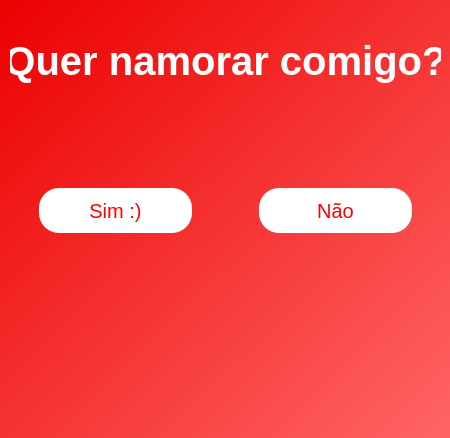
<?xml version="1.0" encoding="UTF-8"?>
<ui version="4.0">
 <class>MainWindow</class>
 <widget class="QMainWindow" name="MainWindow">
  <property name="geometry">
   <rect>
    <x>0</x>
    <y>0</y>
    <width>450</width>
    <height>438</height>
   </rect>
  </property>
  <property name="maximumSize">
   <size>
    <width>450</width>
    <height>500</height>
   </size>
  </property>
  <property name="windowTitle">
   <string>MainWindow</string>
  </property>
  <widget class="QWidget" name="centralwidget">
   <property name="autoFillBackground">
    <bool>false</bool>
   </property>
   <property name="styleSheet">
    <string notr="true">QWidget#centralwidget{
	background-color: qlineargradient(spread:pad, x1:0, y1:0, x2:1, y2:1, stop:0 rgba(236, 0, 0, 255), stop:1 rgba(255, 101, 101, 255));
}

QLabel{
	font-size: 40px;
	font-weight: bold;
	color: rgb(255, 255, 255);
}

QPushButton{
	font-size: 20px;
	color: red;
	min-height: 45px;
	border-radius: 20px;
	background-color: white;
}
</string>
   </property>
   <widget class="QLabel" name="label">
    <property name="geometry">
     <rect>
      <x>10</x>
      <y>10</y>
      <width>431</width>
      <height>101</height>
     </rect>
    </property>
    <property name="text">
     <string>Quer namorar comigo?</string>
    </property>
    <property name="alignment">
     <set>Qt::AlignCenter</set>
    </property>
   </widget>
   <widget class="QFrame" name="frame_yes">
    <property name="geometry">
     <rect>
      <x>30</x>
      <y>160</y>
      <width>171</width>
      <height>101</height>
     </rect>
    </property>
    <property name="frameShape">
     <enum>QFrame::NoFrame</enum>
    </property>
    <property name="frameShadow">
     <enum>QFrame::Raised</enum>
    </property>
    <layout class="QHBoxLayout" name="horizontalLayout">
     <item>
      <widget class="QPushButton" name="button_yes">
       <property name="text">
        <string>Sim :)</string>
       </property>
      </widget>
     </item>
    </layout>
   </widget>
   <widget class="QFrame" name="frame_no">
    <property name="geometry">
     <rect>
      <x>250</x>
      <y>160</y>
      <width>171</width>
      <height>101</height>
     </rect>
    </property>
    <property name="frameShape">
     <enum>QFrame::NoFrame</enum>
    </property>
    <property name="frameShadow">
     <enum>QFrame::Raised</enum>
    </property>
    <layout class="QHBoxLayout" name="horizontalLayout_2">
     <item>
      <widget class="QPushButton" name="button_no">
       <property name="text">
        <string>Não</string>
       </property>
      </widget>
     </item>
    </layout>
   </widget>
   <widget class="QLabel" name="coracao">
    <property name="geometry">
     <rect>
      <x>90</x>
      <y>120</y>
      <width>281</width>
      <height>251</height>
     </rect>
    </property>
    <property name="styleSheet">
     <string notr="true"/>
    </property>
    <property name="text">
     <string/>
    </property>
    <property name="pixmap">
     <pixmap resource="resource.qrc">:/images/coracao.png</pixmap>
    </property>
    <property name="scaledContents">
     <bool>true</bool>
    </property>
   </widget>
  </widget>
 </widget>
 <resources>
  <include location="resource.qrc"/>
 </resources>
 <connections/>
</ui>
